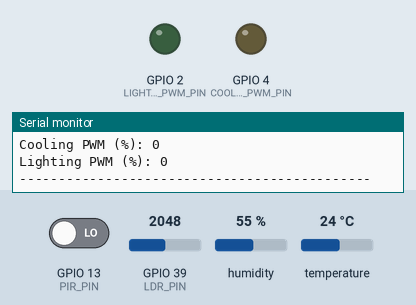
Simulated run of this program. Board: ESP32. Parts: output pins drawn as LEDs (lit = HIGH), the last lines printed to the serial monitor. Inputs (shaded band) come from the test bench; at power-on: GPIO 13 (PIR_PIN) LOW, temperature 24 °C, GPIO 39 (LDR_PIN) = 2048, humidity 55 %.

Above: at 1.8 s.
1.9 s: GPIO 13 (PIR_PIN) driven HIGH
At 3.0 s:
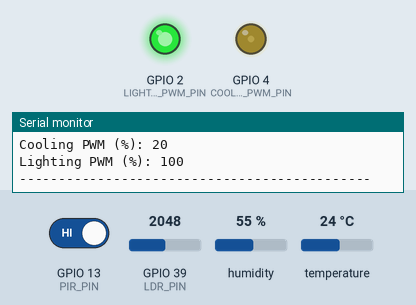
3.5 s: temperature set to 24.6 °C
5.2 s: temperature set to 25.4 °C
At 6.4 s:
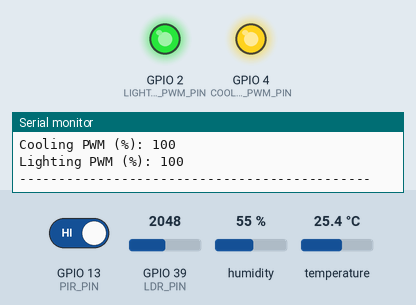
7.5 s: GPIO 39 (LDR_PIN) set to 1228
At 8.7 s:
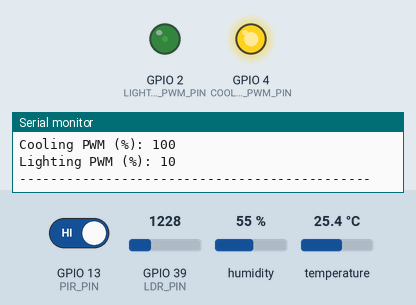
9.5 s: GPIO 39 (LDR_PIN) set to 2006
11.3 s: GPIO 39 (LDR_PIN) set to 2089
At 13.3 s:
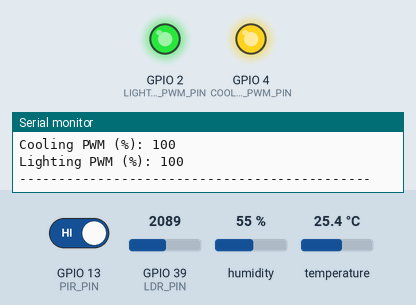
Timing chart, 0 to 14.6 s (numbered marks = the images above; inputs shaded):
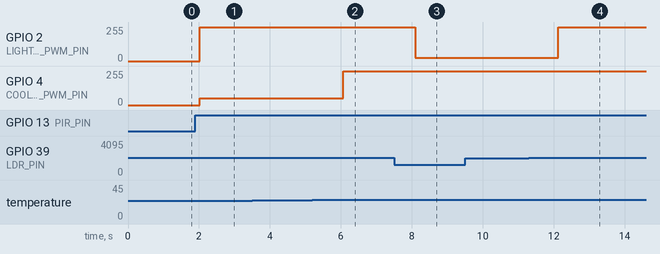

Measured:
- the behaviour switches between 24.9 and 25 °C on temperature (found by bisection; images 1 and 2)
- the behaviour switches between 2047 and 2048 on GPIO 39 (LDR_PIN) (found by bisection; images 3 and 4)
- after the input at 1.9 s, GPIO 2 (LIGHTING_PWM_PIN): 0/255 → 255/255 after 0.13 s; GPIO 4 (COOLING_PWM_PIN): 0/255 → 51/255 after 0.13 s
- after the input at 5.2 s, GPIO 4 (COOLING_PWM_PIN): 51/255 → 255/255 after 0.87 s
- after the input at 7.5 s, GPIO 2 (LIGHTING_PWM_PIN): 255/255 → 25/255 after 0.59 s
- after the input at 11.3 s, GPIO 2 (LIGHTING_PWM_PIN): 25/255 → 255/255 after 0.83 s

The program:

main.cpp
```cpp
#include <Arduino.h>
#include <DHT.h>

#define DHT_PIN 15
#define DHTTYPE DHT22
#define LDR_PIN 39
#define PIR_PIN 13

#define COOLING_PWM_PIN 4
#define COOLING_PWM_CHAN 0

#define LIGHTING_PWM_PIN 2
#define LIGHTING_PWM_CHAN 1

DHT dht(DHT_PIN, DHTTYPE);
float tempThreshold = 25.0;

void setupPWM(int pin, int channel) {
  ledcSetup(channel, 5000, 8);
  ledcAttachPin(pin, channel);
}

void setActuatorPower(int channel, int powerPercent) {
  int dutyCycle = map(powerPercent, 0, 100, 0, 255);
  ledcWrite(channel, dutyCycle);
}

void setup() {
  Serial.begin(115200);
  dht.begin();
  pinMode(PIR_PIN, INPUT);

  setupPWM(COOLING_PWM_PIN, COOLING_PWM_CHAN);
  setupPWM(LIGHTING_PWM_PIN, LIGHTING_PWM_CHAN);
}

void loop() {
  float temp = dht.readTemperature();
  int ldrRaw = analogRead(LDR_PIN);

  float lightPercent = (1.0 - (ldrRaw / 4095.0)) * 100.0;
  bool occupied = (digitalRead(PIR_PIN) == HIGH);

  int coolingPower = 0;
  int lightingPower = 0;

  if (!occupied) {
    coolingPower = 0;
    lightingPower = 0;
  } else {
    if (temp >= tempThreshold) {
      coolingPower = 100;
    } else {
      coolingPower = 20;
    }

    if (lightPercent < 50.0) {
      lightingPower = 100;
    } else {
      lightingPower = 10;
    }
  }

  setActuatorPower(COOLING_PWM_CHAN, coolingPower);
  setActuatorPower(LIGHTING_PWM_CHAN, lightingPower);

  Serial.print("Occupancy: ");
  if (occupied) {
    Serial.println("YES");
  } else {
    Serial.println("NO");
  }

  Serial.print("Temperature (C): ");
  Serial.println(temp);

  Serial.print("Light Level (%): ");
  Serial.println(lightPercent);

  Serial.print("Cooling PWM (%): ");
  Serial.println(coolingPower);

  Serial.print("Lighting PWM (%): ");
  Serial.println(lightingPower);

  Serial.println("---------------------------------------------");
  delay(1000);
}
```
